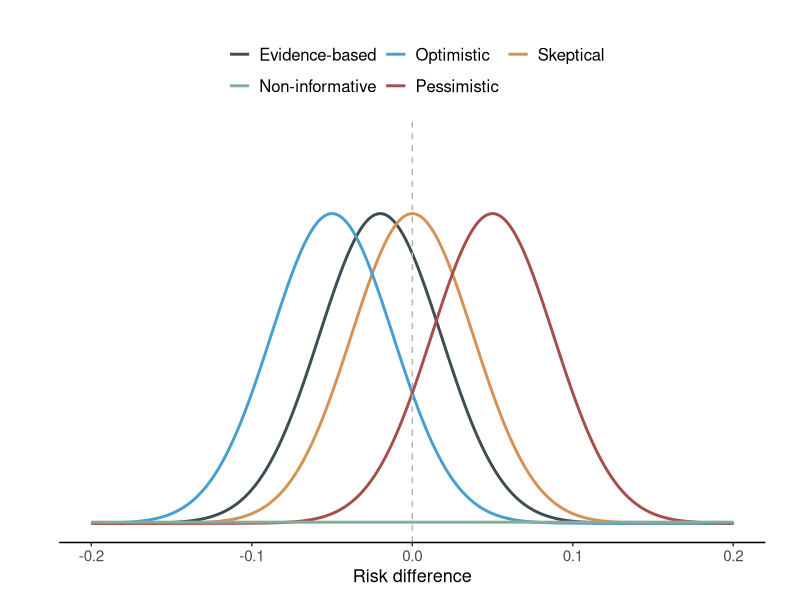

The R source for this figure:
## ---- chunk 1
knitr::opts_chunk$set(echo = TRUE, fig.pos = "H", out.extra = "")

# https://bookdown.org/yihui/rmarkdown-cookbook/figure-placement.html
## ---- chunk 2
library(here)
library(tidyverse)
library(cowplot)
library(patchwork)
library(kableExtra)
library(ggtext)
## ---- chunk 3
#Skeptical prior parameters

mean_data_prior = -0.02 # Prior ARD mean
sd_data_prior = 0.038 # Prior SD

#Skeptical prior parameters
mean_skeptical_prior = 0 # Prior ARD mean
sd_skeptical_prior = sd_data_prior # Prior SD

#Optimistic prior parameters

mean_optimistic_prior = -0.05   # Prior ARD mean
sd_optimistic_prior = sd_data_prior # Prior SD

#Pessimistic prior parameters

mean_pessimistic_prior = 0.05  # Prior ARD mean
sd_pessimistic_prior = sd_data_prior # Prior SD

#Non-informative prior parameters

mean_noninformative_prior = 0  # Prior ARD mean
sd_noninformative_prior = 10 # Prior SD

## ---- chunk 4
priors = tibble(
  
  "Prior Belief" = c("Evidence-based",
                     "Skeptical",
                     "Optimistic",
                     "Pessimistic",
                     "Non-informative"),
  
  "Mean RD"= c(mean_data_prior,
                mean_skeptical_prior,
                mean_optimistic_prior,
                mean_pessimistic_prior,
                mean_noninformative_prior),
  
  "SD of RD" = c(round(sd_data_prior,2),
                  round(sd_skeptical_prior,2),
                  round(sd_optimistic_prior,2),
                  round(sd_pessimistic_prior,2),
                  round(sd_noninformative_prior,2)),
  
  "Pr(< 0)" = c(round(pnorm(0,mean_data_prior,sd_data_prior),2),
                round(pnorm(0,mean_skeptical_prior,sd_skeptical_prior),2),
                round(pnorm(0,mean_optimistic_prior,sd_optimistic_prior),2),
                round(pnorm(0,mean_pessimistic_prior,sd_pessimistic_prior),2),
                round(pnorm(0,mean_noninformative_prior,sd_noninformative_prior),2)),
  
  "Pr(< -0.05)" = c(round(pnorm(-.05,mean_data_prior,sd_data_prior),2),
                    round(pnorm(-.05,mean_skeptical_prior,sd_skeptical_prior),2),
                    round(pnorm(-.05,mean_optimistic_prior,sd_optimistic_prior),2),
                    round(pnorm(-.05,mean_pessimistic_prior,sd_pessimistic_prior),2),
                    round(pnorm(-.05,mean_noninformative_prior,sd_noninformative_prior),2)),
  
  "Pr(< -0.10)" = c(round(pnorm(-.1,mean_data_prior,sd_data_prior),2),
                    round(pnorm(-.1,mean_skeptical_prior,sd_skeptical_prior),2),
                    round(pnorm(-.1,mean_optimistic_prior,sd_optimistic_prior),2),
                    round(pnorm(-.1,mean_pessimistic_prior,sd_pessimistic_prior),2),
                    round(pnorm(-.1,mean_noninformative_prior,sd_noninformative_prior),2)),
)

priors_table =
  priors %>% 
  kbl(caption = "Parameters of priors",
      booktabs = T, align = 'c') %>% 
  kable_styling(latex_options = "striped")  %>% 
  add_header_above(c(" " = 3, "Probability of Treatment Effect" = 3)) %>% 
  footnote(general = "SD = Standard Deviation; RD = Risk Difference")
  
## ---- chunk 5
priors_table
## ---- chunk 6

#### Data plot

pal = c("Evidence-based" = "#3C4D54",   
        "Skeptical" = "#D49352", 
        "Optimistic" = "#479ED0",
        "Pessimistic" = "#A64E49",
        "Non-informative" = "#85AD99") 

plot_prior = ggplot(data = data.frame(x = c(-0.2, 0.2)), aes(x)) +
  
  stat_function(fun = dnorm, n = 1000,
                args = list(mean = mean_data_prior,
                            sd = sd_data_prior), aes(colour = "Evidence-based"),
                linetype = 1, size = 1) + 
  
  stat_function(fun = dnorm, n = 1000,
                args = list(mean = mean_skeptical_prior,
                            sd = sd_skeptical_prior), aes(colour = "Skeptical"),
                linetype = 1, size = 1) + 
    
  stat_function(fun = dnorm, n = 1000,
                 args = list(mean = mean_optimistic_prior,
                            sd = sd_optimistic_prior), aes(colour = "Optimistic"),
                linetype = 1, size = 1) +
  
  stat_function(fun = dnorm, n = 1000,
                args = list(mean = mean_pessimistic_prior,
                            sd = sd_pessimistic_prior), aes(colour = "Pessimistic"),
                linetype = 1, size = 1) +
    
  stat_function(fun = dnorm, n = 1000,
                 args = list(mean =mean_noninformative_prior,
                            sd = sd_noninformative_prior), aes(colour = "Non-informative"),
                linetype = 1, size = 1) + 
  geom_vline(xintercept = 0, color="grey70", linetype = 2) +
  
  scale_colour_manual("",values = pal) +   # legend
  guides(col = guide_legend(nrow = 2)) +   # to split legend in two rows https://ggplot2.tidyverse.org/reference/guide_legend.html
  labs(x="Risk difference", y = "") +
  
  scale_x_continuous(breaks=seq(from = -0.2, to = 0.2, 0.1)) +
  scale_y_continuous(limits=c(0, 13)) +
  
  theme_classic() +
  theme(axis.line.y=element_blank(),
        axis.title = element_text(size = 13),
        axis.text.y=element_blank(),
        axis.text.x = element_text(size = 11),
        axis.ticks.y=element_blank(),
        plot.title = element_text(hjust = 0.5),
        legend.title = element_text(size = 12),
        legend.text = element_text(size = 12),
        legend.position = "top",
        plot.margin = margin(25,25,10,25)) +
  
  coord_cartesian(expand = T, clip = 'off')


plot_prior
